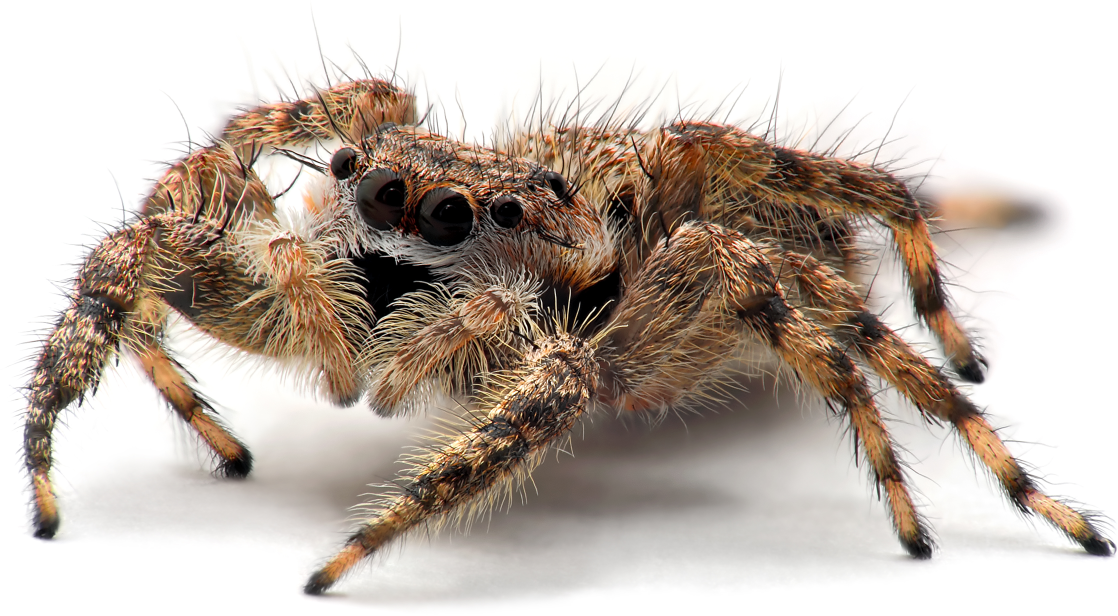
#> input picture images/PlatycryptusUndatusFemale.jpg, 3354 x 1848 px (shown at 1/3 size)
$ python -i filter_array_recon_lib.py   (imports and definitions only)
#> lines starting #> are read from the running program, lines starting #| are printed output that depends on the picture; after the words box and inside, x2 and y2 are one past the last pixel; in counts of white or black regions, pixels touching at a corner belong together
from numpy import *
import matplotlib.pyplot as plt
import matplotlib.cm as cm
from imageio import imread
from numpy.fft import fft2, ifft2, fftshift, ifftshift, fftfreq
from scipy.ndimage import gaussian_filter, uniform_filter
from skimage.transform import resize
import matplotlib.pyplot as plt
import struct

## Use image origin at bottom left.
import matplotlib as mpl
mpl.rcParams['image.origin'] = 'lower'

## ============================================================
def iseven(x):
    return (x % 2 == 0)

## ============================================================
def isodd(x):
    return (x % 2 != 0)

## ===============================================================================================
# [209 lines left out: functions is_number, image_binning, image_blur, draw_bayer_fft_circles, draw_monopol_fft_circles, closest_n_divisible_by_m and 1 more, not called in this run]

## ============================================================
def naive_bayer_recon(raw_img, origin='G', upsample=False):
    ## From a Bayer-sampled raw image, map every other pixel into the output registered color image (i.e. datacube).
    ## This will produce an image that is half the size of the original. However, if choosing "upsample=True", then
    ## the algorithm is followed by a 2x upsampling step to recover the original image size. (Which makes comparison
    ## far easier!)

    (Nx,Ny) = raw_img.shape
    out = zeros((Nx//2,Ny//2,3), raw_img.dtype)
    (Nx_out,Ny_out,_) = out.shape

    if (origin == 'G'):
        red = raw_img[1::2,0::2]
        green1 = raw_img[0::2,0::2]
        green2 = raw_img[1::2,1::2]
        blue = raw_img[0::2,1::2]
    elif (origin == 'R'):
        red = raw_img[0::2,0::2]
        green1 = raw_img[0::2,1::2]
        green2 = raw_img[1::2,0::2]
        blue = raw_img[1::2,1::2]

    if (red.shape != out.shape):
        red = red[:Nx_out,:Ny_out]
    if (green1.shape != out.shape):
        green1 = green1[:Nx_out,:Ny_out]
    if (green2.shape != out.shape):
        green2 = green2[:Nx_out,:Ny_out]
    if (blue.shape != out.shape):
        blue = blue[:Nx_out,:Ny_out]

    out[:,:,0] = red
    out[:,:,1] = ((float32(green1) + float32(green2)) / 2.0).astype(raw_img.dtype)
    out[:,:,2] = blue

    ## Naive-sampling will naturally lead to having half as many pixels as the original image had.
    ## If we then upsample by a factor of two, then we can recover the original image size.
    if upsample:
        out = resize(out, (Nx,Ny,3), preserve_range=True)

    return(out)

## ============================================================
# [487 lines left out: functions generate_bayer_modulation_functions, generate_sampled_image_from_datacube, fourier_bayer_recon, read_sony_binary_image, truncate_rgb_float_to_uint8, draw_quadbayer_fft_circles and 5 more, not called in this run]

## ===========================================================================================
def naive_monopol_recon(img, config='0-45-90-135', upsample=False):
    (Nx,Ny) = img.shape
    s0 = zeros((Nx//2,Ny//2), 'float32')
    (Nx_out,Ny_out) = s0.shape

    if (config == '0-45-90-135'):
        img0 = float32(img[0::2,0::2])
        img45 = float32(img[0::2,1::2])
        img90 = float32(img[1::2,1::2])
        img135 = float32(img[1::2,0::2])
    elif (config == '90-45-0-135'):
        img0 = float32(img[1::2,1::2])
        img45 = float32(img[0::2,1::2])
        img90 = float32(img[0::2,0::2])
        img135 = float32(img[1::2,0::2])
    elif (config == '135-0-45-90'):
        img0 = float32(img[0::2,1::2])
        img45 = float32(img[1::2,1::2])
        img90 = float32(img[1::2,0::2])
        img135 = float32(img[0::2,0::2])

    if (img0.shape != s0.shape):
        img0 = img0[:Nx_out,:Ny_out]
    if (img45.shape != s0.shape):
        img45 = img45[:Nx_out,:Ny_out]
    if (img90.shape != s0.shape):
        img90 = img90[:Nx_out,:Ny_out]
    if (img135.shape != s0.shape):
        img135 = img135[:Nx_out,:Ny_out]

    s0 = (img0 + img45 + img90 + img135) / 4.0
    s1 = 0.5 * (img0 - img90)
    s2 = 0.5 * (img45 - img135)

    (ns1, ns2) = calc_normstokes(s0, s1, s2)

    ## Naive-sampling will naturally lead to having half as many pixels as the original image had.
    ## If we then upsample by a factor of two, then we can recover the original image size.
    if upsample:
        s0 = resize(s0, (Nx,Ny), preserve_range=True)
        ns1 = resize(ns1, (Nx,Ny), preserve_range=True)
        ns2 = resize(ns2, (Nx,Ny), preserve_range=True)

    return(s0, ns1, ns2)

## ===============================================================================================
# [228 lines left out: functions fourier_monopol_recon, generate_rgbpol_modulation_functions, simulate_rgbpol_rawimg_from_dcb, create_mask_function, not called in this run]

## ===========================================================================================
def naive_rgbpol_recon(img, origin='G', config='0-45-90-135', upsample=False):
    (Nx,Ny) = img.shape
    (all_s0, all_ns1, all_ns2) = naive_monopol_recon(img, config=config, upsample=False)
    rgb_s0 = naive_bayer_recon(all_s0, origin=origin, upsample=False)
    rgb_ns1 = naive_bayer_recon(all_ns1, origin=origin, upsample=False)
    rgb_ns2 = naive_bayer_recon(all_ns2, origin=origin, upsample=False)

    ## Naive-sampling will naturally lead to having half as many pixels as the original image had.
    ## If we then upsample by a factor of two, then we can recover the original image size.
    if upsample:
        rgb_s0 = resize(rgb_s0, (Nx,Ny,3), preserve_range=True)
        rgb_ns1 = resize(rgb_ns1, (Nx,Ny,3), preserve_range=True)
        rgb_ns2 = resize(rgb_ns2, (Nx,Ny,3), preserve_range=True)

    return(rgb_s0, rgb_ns1, rgb_ns2)

## ===========================================================================================
def calc_normstokes(s0, s1, s2):
    if any(s0 < 1.0e-7):
        okay = (s0 > 1.0e-7)
        ns1 = zeros_like(s0)
        ns1[okay] = s1[okay] / s0[okay]
        ns2 = zeros_like(s0)
        ns2[okay] = s2[okay] / s0[okay]
    else:
        ns1 = s1 / s0
        ns2 = s2 / s0

    return(ns1, ns2)

## ===========================================================================================
# [218 lines left out: functions fourier_rgbpol_recon, draw_rgbpol_fft_circles, not called in this run]

>>> import cv2
>>> picture = cv2.imread('images/PlatycryptusUndatusFemale.jpg', cv2.IMREAD_GRAYSCALE)
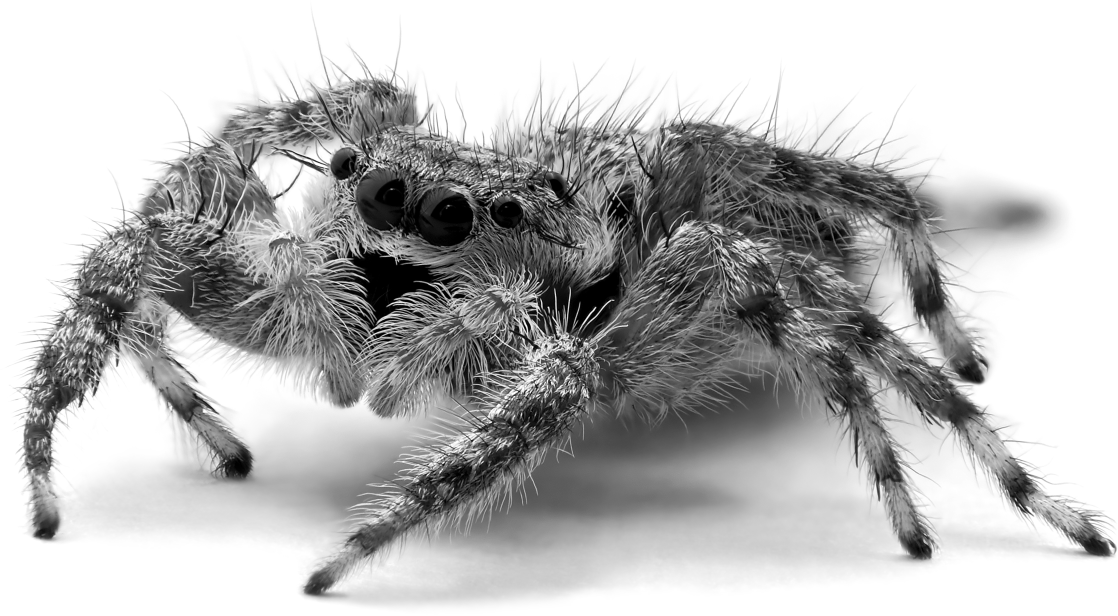
#> picture: shape (1848, 3354) (shown at 1/3 size); min 0, max 255, mean 185.8
>>> result = naive_rgbpol_recon(picture)
#> in calc_normstokes, `okay = (s0 > 1.0e-7)`:
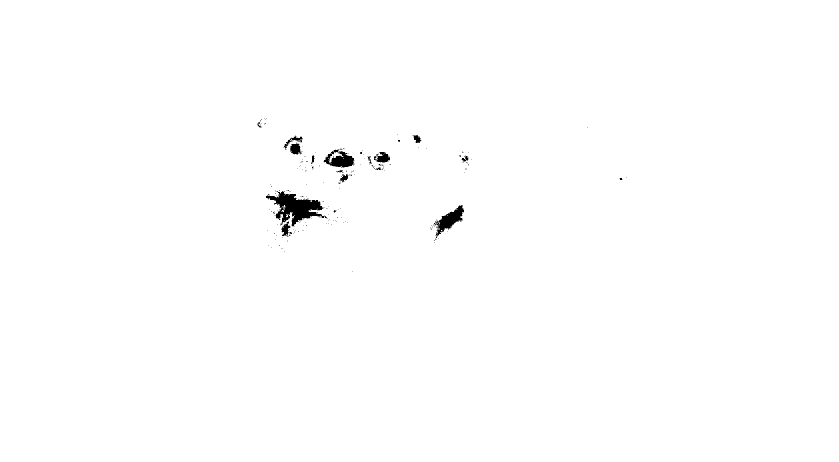
#> okay: shape (924, 1677) bool (shown at 1/2 size); 99.4% white; 209 black regions (194 under 20 px), largest, box (x1, y1, x2, y2) and area: (532, 382, 654, 453) 3692, (868, 410, 928, 473) 1433, (647, 298, 709, 335) 1244
#> in naive_bayer_recon, `blue = raw_img[0::2,1::2]`:
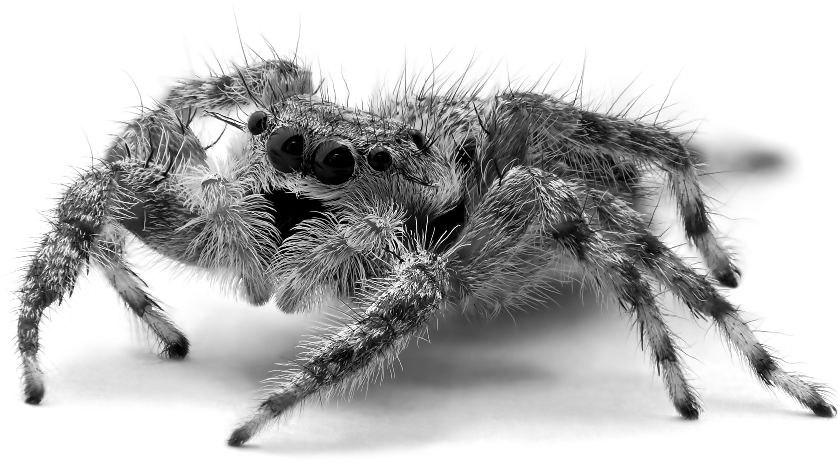
#> blue: shape (462, 838) float32; min 0, max 255, mean 185.7
#> in naive_bayer_recon, `out[:,:,0] = red`:
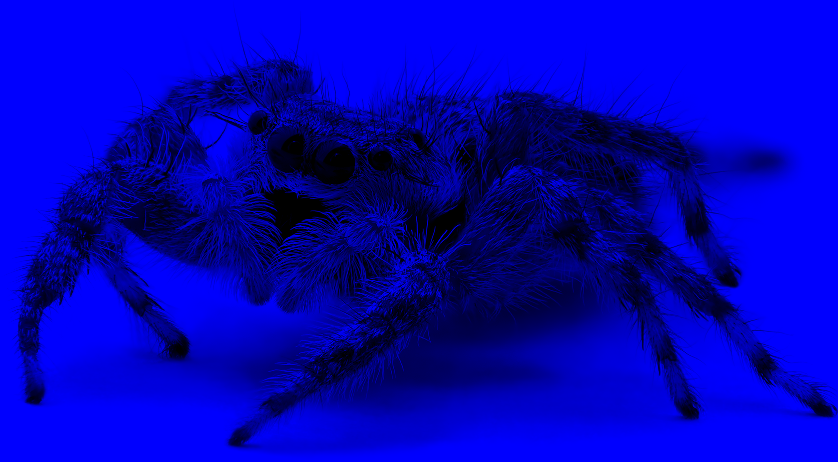
#> out: shape (462, 838, 3) float32; mean of channels 0, 1, 2 185.9, 0, 0; drawn as B, G, R
#> in naive_bayer_recon, `out[:,:,1] = ((float32(green1) + float32(green2)) / 2.0).astype(raw_im..`:
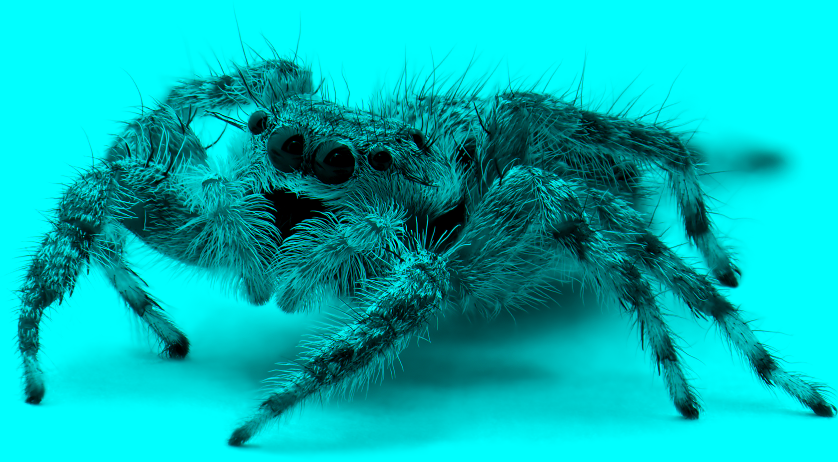
#> out: shape (462, 838, 3) float32; mean of channels 0, 1, 2 185.9, 185.9, 0; drawn as B, G, R
#> in naive_bayer_recon, `out[:,:,2] = blue`:
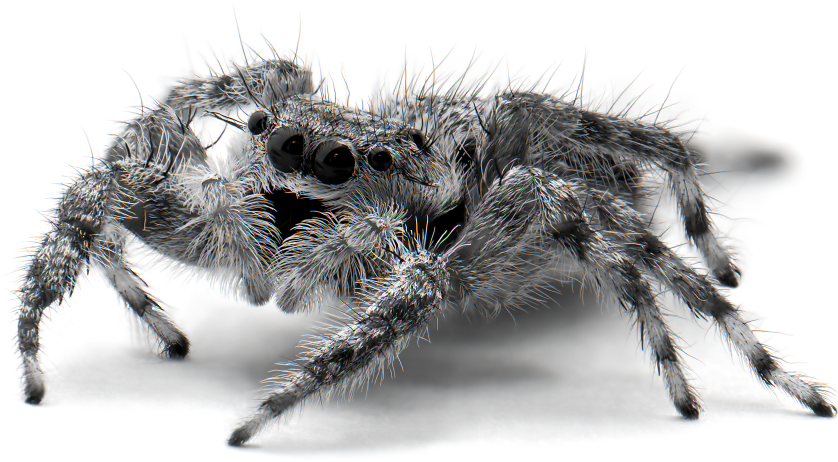
#> out: shape (462, 838, 3) float32; mean of channels 0, 1, 2 185.9, 185.9, 185.9; drawn as B, G, R
#> call 2 of naive_bayer_recon, with origin = 'G', upsample = False
#> in naive_bayer_recon (call 2), `red = raw_img[1::2,0::2]`:
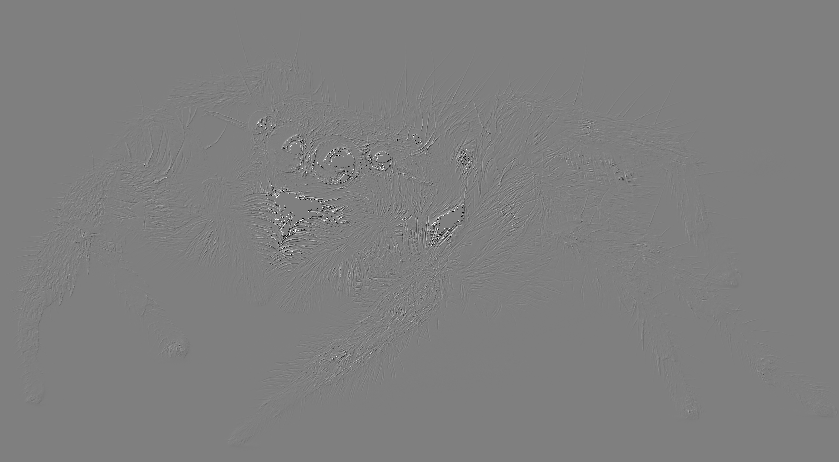
#> red: shape (462, 839) float32; min -2, max 2, mean -0.000134; drawn with min black and max white

$ run again, on images/buildings_and_sky.tif
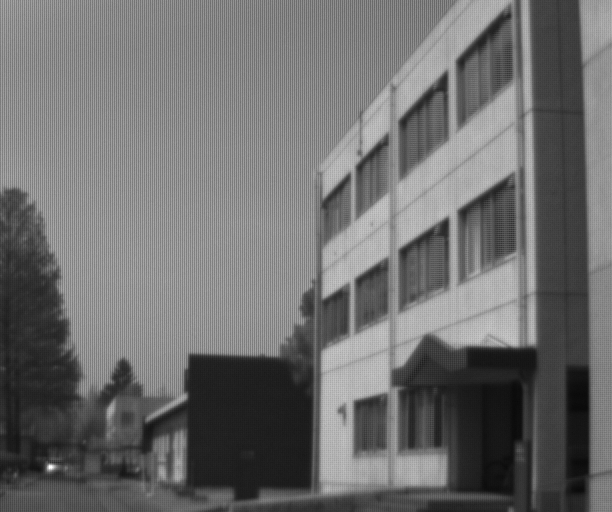
#> input picture images/buildings_and_sky.tif, 612 x 512 px
#> picture is the input picture: shape (512, 612); min 9, max 255, mean 110.5
#> in calc_normstokes, `ns1 = s1 / s0`:
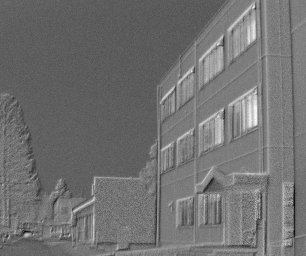
#> ns1: shape (256, 306) float32; min -0.368, max 0.28, mean -0.08; drawn with min black and max white
#> in naive_bayer_recon (call 3), `out[:,:,2] = blue`:
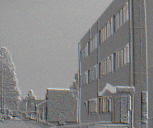
#> out: shape (128, 153, 3) float32; mean of channels 0, 1, 2 0.0629, 0.0631, 0.0632; drawn with min black and max white
